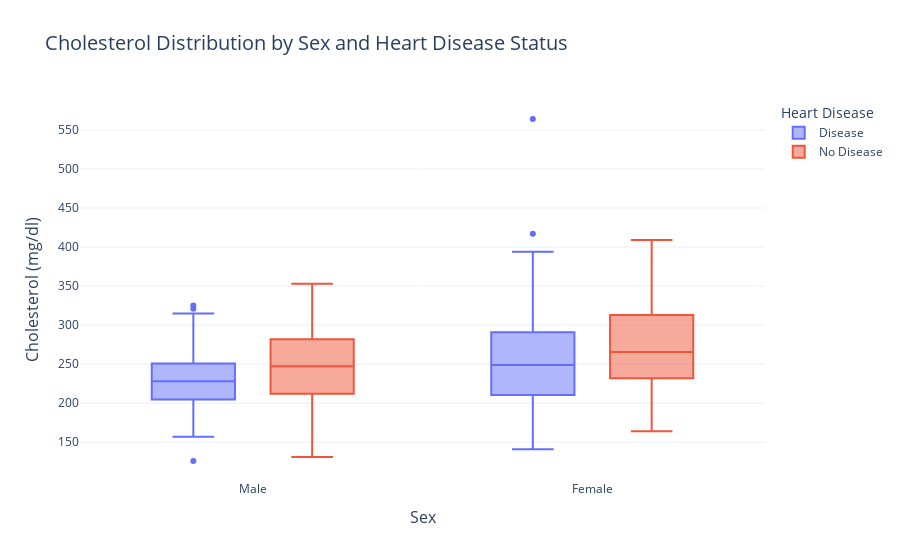

Notebook code cell kept with this figure:
### Code cell
fig = px.box(df, x='sex', y='chol', color='target',
             title='Cholesterol Distribution by Sex and Heart Disease Status',
             labels={'sex': 'Sex', 'chol': 'Cholesterol (mg/dl)', 'target': 'Heart Disease'},
             color_discrete_sequence=['#636EFA', '#EF553B'])

fig.update_layout(template='plotly_white',
                  title_font_size=20,
                  xaxis_title_font_size=16,
                  yaxis_title_font_size=16,
                  boxmode='group')

fig.show()

### Figure 1 — Plotly figure (JSON) as saved in the notebook; plotly's stock layout.template omitted (floating-point values rounded to 4 significant figures; data arrays with more than 128 entries replaced by an {"elided": "..."} marker saying what was removed)
{"data": [{"alignmentgroup": "True", "hovertemplate": "Heart Disease=Disease<br>Sex=%{x}<br>Cholesterol (mg/dl)=%{y}<extra></extra>", "legendgroup": "Disease", "marker": {"color": "#636EFA"}, "name": "Disease", "notched": false, "offsetgroup": "Disease", "orientation": "v", "showlegend": true, "type": "box", "x": {"elided": "165 str values"}, "x0": " ", "xaxis": "x", "y": {"elided": "165 int values"}, "y0": " ", "yaxis": "y"}, {"alignmentgroup": "True", "hovertemplate": "Heart Disease=No Disease<br>Sex=%{x}<br>Cholesterol (mg/dl)=%{y}<extra></extra>", "legendgroup": "No Disease", "marker": {"color": "#EF553B"}, "name": "No Disease", "notched": false, "offsetgroup": "No Disease", "orientation": "v", "showlegend": true, "type": "box", "x": {"elided": "138 str values"}, "x0": " ", "xaxis": "x", "y": {"elided": "138 int values"}, "y0": " ", "yaxis": "y"}], "layout": {"boxmode": "group", "legend": {"title": {"text": "Heart Disease"}, "tracegroupgap": 0}, "title": {"font": {"size": 20}, "text": "Cholesterol Distribution by Sex and Heart Disease Status"}, "xaxis": {"anchor": "y", "domain": [0, 1], "title": {"font": {"size": 16}, "text": "Sex"}}, "yaxis": {"anchor": "x", "domain": [0, 1], "title": {"font": {"size": 16}, "text": "Cholesterol (mg/dl)"}}}}
